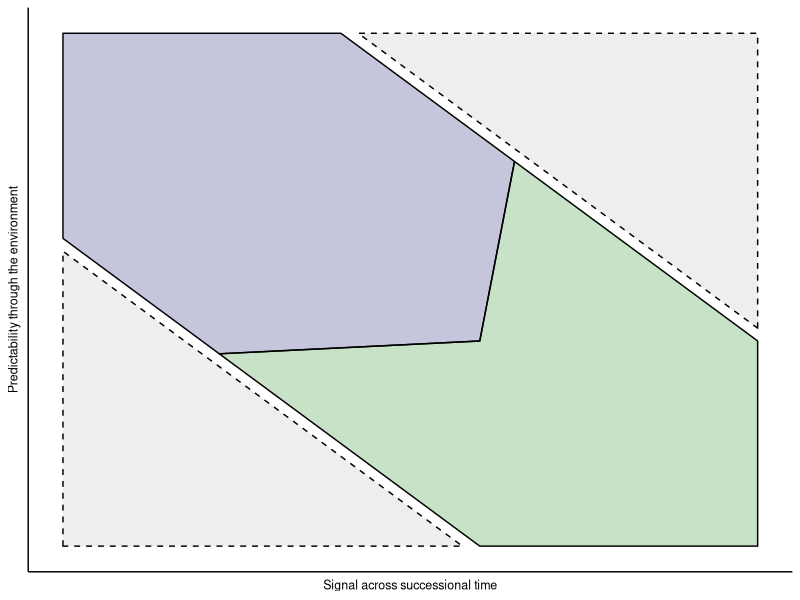

Write the R code that produced this figure.
library(tidyverse) 

regions <- rbind(
	
	c("A", 0, 1),
	c("A", 0, 0.6),
	c("A", 0.225, 0.375),
	c("A", 0.6, 0.4),
	c("A", 0.65, .75),
	c("A", 0.4, 1),
	
	c("B", 0.225, 0.375),
	c("B", 0.6, 0.4),
	c("B", 0.65, .75),
	c("B", 1, 0.4),
	c("B", 1, 0),
	c("B", 0.6, 0),
	
	c("C", 0, 0),
	c("C", 0, 0.575),
	c("C", 0.575, 0),
	
	c("D", 1, 0.425),
	c("D", 1, 1),
	c("D", 0.425, 1)
) %>% 
	as.data.frame(stringsAsFactors = FALSE) %>% 
	setNames(c("region", "x", "y")) %>% 
	mutate(
		x = as.numeric(x),
		y = as.numeric(y)
	)

# Create the plot
hypo <- ggplot() +
	geom_polygon(data = regions, aes(x = x, y = y, group = region, fill = region, linetype = region), 
							 color = "black", alpha = 0.25) +
	scale_fill_manual(values = c("A" = "midnightblue",
															 "B" = "forestgreen", 
															 "C" = "gray",
															 "D" = "gray")) +
	scale_linetype_manual(values = c("A" = "solid",
																	 "B" = "solid", 
																	 "C" = "dashed",
																	 "D" = "dashed")) +

	
	labs(x = "Successional Signal", y = "Determinism") +
	xlab("Signal across successional time") +
	ylab("Predictability through the environment") +
	theme_classic() +
	theme(legend.position = "none",
				text = element_text(size = 9),
				axis.text = element_blank(),
				axis.ticks = element_blank())

ggsave(filename = "/Users/serpent/Documents/MSc/Thesis/Code/analysis/plots/hypothesis.png",
			 plot = hypo, 
			 bg = "white",
			 width = 100, 
			 height = 100, 
			 units = "mm", 
			 dpi = 600)
